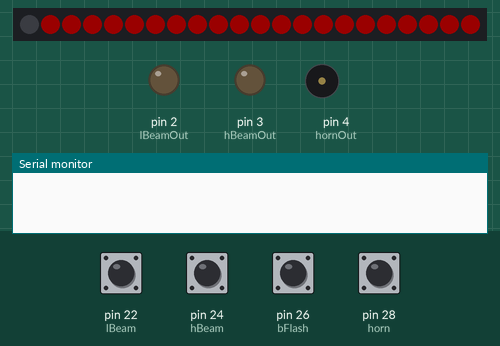
Recording of a program running on a simulated Arduino Mega 2560, built with avr-gcc and run on an emulated ATmega2560. Parts: 22 RGB LEDs in strip order, left to right, output pins drawn as LEDs (lit = HIGH), buzzer (waves = sounding, pin HIGH), the last lines printed to the serial monitor. The inputs (shaded band) are chosen by the test bench; at power-on: pin 22 (lBeam), pin 24 (hBeam), pin 26 (bFlash), pin 28 (horn) HIGH. Dim RGB values are drawn brighter than linear; random numbers use the default seed unless the program sets one.

Above: at 2.4 s.
2.5 s: pin 22 (lBeam) pulled LOW for 0.15 s
At 2.57 s:
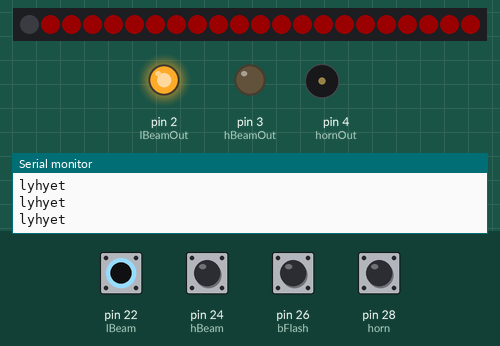
4.1 s: pin 24 (hBeam) pulled LOW for 0.15 s
At 4.17 s:
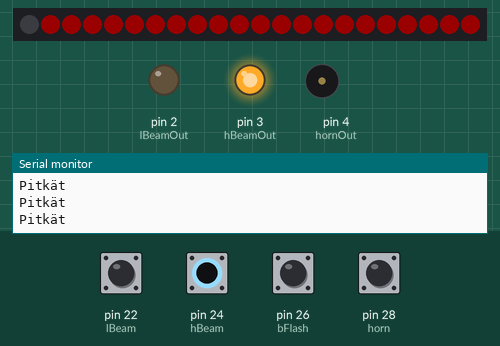
5.7 s: pin 28 (horn) pulled LOW for 0.15 s
At 5.77 s:
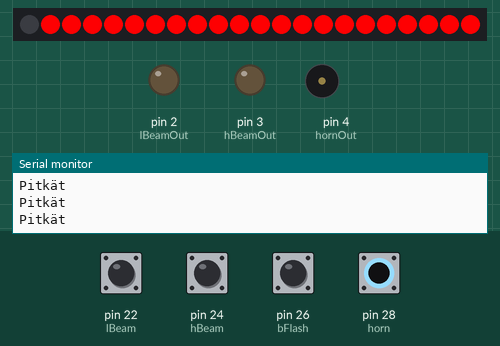
7.3 s: pin 22 (lBeam) driven LOW and pin 24 (hBeam) driven LOW
At 7.94 s:
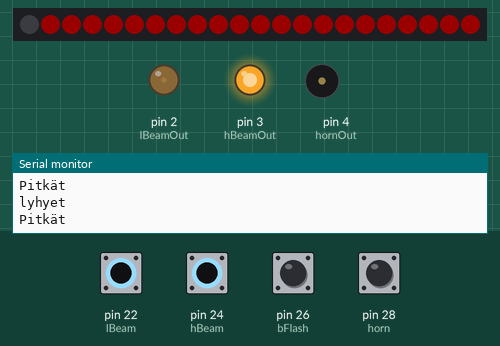
9.0 s: pin 24 (hBeam) driven HIGH
10.5 s: pin 26 (bFlash) pulled LOW for 1 s
At 12.7 s:
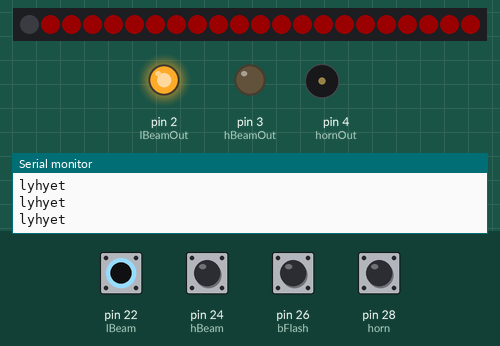
Timing chart, 0 to 14.2 s (numbered marks = the images above; inputs shaded):
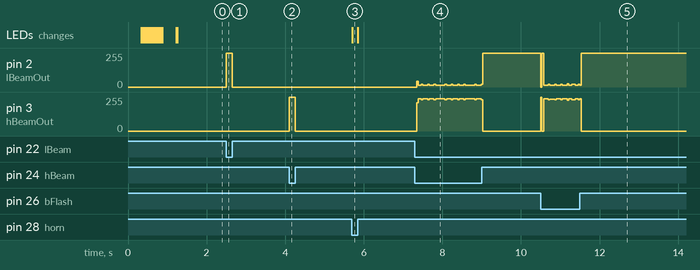

Measured:
- after the input at 2.5 s, pin 2 (lBeamOut): 0/255 → 255/255 at once, → 0/255 0.15 s later
- after the input at 4.1 s, pin 3 (hBeamOut): 0/255 → 255/255 at once, → 0/255 0.15 s later
- after the input at 5.7 s, the LEDs: change at once (image 3)
- after the input at 7.3 s, pin 2 (lBeamOut): 0/255 → 44/255 after 0.05 s, then moves between 14/255 and 44/255, repeating every 0.76 s; pin 3 (hBeamOut): 0/255 → 211/255 after 0.05 s, then moves between 211/255 and 241/255, repeating every 0.76 s

The program:

main.cpp
```cpp
#include <FastLED.h>
#include <Arduino.h>

#define NUM_LEDS 22   //tutustu miksi pitää olla 22 vaikka ledejä on 21??!?!?!?!???
CRGBArray<NUM_LEDS> leds;

/********************************INPUTS********************************************/
#define lBeam 22      //low beam lights input (+yellow / white gnd)
#define hBeam 24      //high beam lights input (+red / white gnd)
#define bFlash 26     //high beam flashing input (+orange / white gnd)
#define horn 28       //horn input (+violet / blue gnd)
#define leftInd 30    //left indicator input (+black / brown gnd)
#define rightInd 32   //right indicator input (+green / brown gnd)
#define breakLight 34 //break light input

const int numOfInputs = 7;
int inputPins[] = {22, 24, 26, 28, 30, 32, 34};

/*********************************OUTPUTS******************************************/

const int lBeamOut = 2; //low beam lights output
const int hBeamOut = 3; //high beam lights output
const int hornOut = 4;  //horn output

/**********************************VARIABLES**************************************/

unsigned char interval = 100; //Desired wait time in seconds (as millis)
unsigned char fade = 100;     //bigger number means faster fade
unsigned char indPixL = 46;  // defines left indicators first led on string
unsigned char indPixR = 16;  // defines right indicators first led on string

//-----------------------------------------Left Indicator-----------------------------------------------//

void indicatorLeft()
{
  if (digitalRead(leftInd) == LOW)
  {

    EVERY_N_MILLISECONDS(interval)
    {
      // fade everything out
      for (int i = 15; i < NUM_LEDS; i++)
      {
        leds[i].fadeToBlackBy(fade);
      }
      // let's set an led value
      leds[indPixL] = CHSV(23, 255, 255);
      //leds[indPixL + 1] = CHSV(23, 255, 255);
      //leds[indPixL + 2] = CHSV(23, 255, 255);
      FastLED.show();
      indPixL++;

      if (indPixL >= NUM_LEDS)
      {
        indPixL = 15;
      }
    }
  }
  if (digitalRead(leftInd) == HIGH)
  {

    fill_solid((&leds[14]), 7, CHSV(255, 255, 80));
    FastLED.show();
    indPixL = 15;
  }
}
//------------------------------------------Right Indicator-----------------------------------------------//
void indicatorRight()
{

  if (digitalRead(rightInd) == LOW)
  {

    EVERY_N_MILLISECONDS(interval)
    {
      for (int i = 7; i > 0; i--)
      {
        leds[i].fadeToBlackBy(fade);
      }
      // let's set an led value
      leds[indPixR] = CHSV(23, 255, 255);
      //leds[indPixR - 1] = CHSV(23, 255, 255);
      //leds[indPixR - 2] = CHSV(23, 255, 255);
      FastLED.show();
      indPixR--;
      if (indPixR <= 1)
      {
        indPixR = 7;
      }
    }
  }
  if (digitalRead(rightInd) == HIGH)
  {
    fill_solid((&leds[0]), 7, CHSV(255, 255, 80));
    FastLED.show();
    indPixR = 7;
  }
}
//------------------------------------------break lights-----------------------------------------------//
void Breaklights()
{
  if (digitalRead(horn) == LOW)
  {
    fill_solid((&leds[1]), 21, CHSV(255, 255, 255));
    FastLED.show();
  }
  if (digitalRead(horn) == HIGH)
  {
    fill_solid((&leds[1]), 21, CHSV(255, 255, 80));
    FastLED.show();
  }
}
//------------------------------------------front lights-----------------------------------------------//
void frontlights()
{
  if (digitalRead(bFlash) != digitalRead(hBeam))
  {
    digitalWrite(lBeamOut, LOW);
    digitalWrite(hBeamOut, HIGH);
    Serial.println("Pitkät");
  }
  else
  {
    digitalWrite(hBeamOut, LOW);
  }

  if (digitalRead(lBeam) == LOW)
  {
    Serial.println("lyhyet");
    digitalWrite(lBeamOut, HIGH);
    digitalWrite(hBeamOut, LOW);
  }
  else
  {
    digitalWrite(lBeamOut, LOW);
  }
}

void police()
{
  if (digitalRead(horn) == LOW)
  {

    EVERY_N_MILLISECONDS(interval)
    {
      for (int i = 0; i < 8; i++)
      {
        fill_solid(leds, NUM_LEDS, CHSV(HUE_BLUE, 255, 255));
        FastLED.show();
        FastLED.delay(40);
        fill_solid(leds, NUM_LEDS, CHSV(255, 255, 0));
        FastLED.show();
        FastLED.delay(40);
      }

      for (int i = 0; i < 3; i++)
      {

        for (int i = 0; i < NUM_LEDS * random8(30); i++)
        {
          leds[random8(NUM_LEDS)] = CHSV(HUE_BLUE, 255, 255);
          FastLED.show();
          leds[random8(NUM_LEDS - 1)] = CHSV(HUE_RED, 255, 0);
          FastLED.show();
        }

        for (int i = 0; i < 1; i++)
        {

          for (int i = 0; i < NUM_LEDS / 2; i++)
          {
            // fade everything out
            leds.fadeToBlackBy(20);

            // let's set an led value
            leds[i] = CHSV(HUE_BLUE, 255, 255);

            // now, let's first 20 leds to the top 20 leds,
            leds(NUM_LEDS / 2, NUM_LEDS - 1) = leds(NUM_LEDS / 2 - 1, 0);
            FastLED.delay(5);
          }
          for (int i = NUM_LEDS; i > NUM_LEDS / 2; i--)
          {
            // fade everything out
            leds.fadeToBlackBy(20);
          }
        }
      }
    }
  }
}
void epilepsy()
{
  if (digitalRead(horn) == LOW)
  {

    EVERY_N_MILLISECONDS(interval)
    {

      for (int i = 0; i < 3; i++)
      {

        for (int i = 0; i < NUM_LEDS * random8(30); i++)
        {
          leds[random8(NUM_LEDS)] = CHSV(random8(255), 255, 255);
          FastLED.show();
          leds[random8(NUM_LEDS - 1)] = CHSV(HUE_RED, 255, 0);
          FastLED.show();
        }

          for (int i = 0; i < NUM_LEDS / 2; i++)
          {
            // fade everything out
            leds.fadeToBlackBy(20);

            // let's set an led value
            leds[i] = CHSV(random8(255), 255, 255);

            // now, let's first 20 leds to the top 20 leds,
            leds(NUM_LEDS / 2, NUM_LEDS - 1) = leds(NUM_LEDS / 2 - 1, 0);
            FastLED.delay(5);
          }
          for (int i = NUM_LEDS; i > NUM_LEDS / 2; i--)
          {
            // fade everything out
            leds.fadeToBlackBy(20);
          }

      }
    }
  }
}
//------------------------------------------SETUP-----------------------------------------------//
void setup()
{

  FastLED.addLeds<NEOPIXEL, 50>(leds, NUM_LEDS);
  fill_solid((&leds[1]), 21, CHSV(255, 255, 80));
FastLED.show();

  for (int i = 0; i < numOfInputs; i++)
  {
    pinMode(inputPins[i], INPUT_PULLUP);
  }

  pinMode(lBeamOut, OUTPUT);
  pinMode(hBeamOut, OUTPUT);
  pinMode(hornOut, OUTPUT);
  Serial.begin(9600);

    //static uint8_t hue;
    for (int i = 0; i < NUM_LEDS / 2; i++)
    {
      // fade everything out
      leds.fadeToBlackBy(80);

      // let's set an led value
      leds[i] = CHSV(255, 255, 160);

      // now, let's first 20 leds to the top 20 leds,
      leds(NUM_LEDS / 2, NUM_LEDS - 1) = leds(NUM_LEDS / 2 - 1, 0);
      FastLED.delay(33);
    }


    for (int i = NUM_LEDS; i > NUM_LEDS / 2; i--)
    {
      // fade everything out
      leds.fadeToBlackBy(60);
      FastLED.delay(50);
    }


      for (int i = NUM_LEDS/2; i > 0; i--)
    {
      // let's set an led value
      leds[i] = CHSV(255, 255, 80);

      // now, let's first 20 leds to the top 20 leds,
      leds(NUM_LEDS / 2, NUM_LEDS - 1) = leds(NUM_LEDS / 2 - 1, 0);
      FastLED.delay(30);
    }


  Serial.begin(9600);
}

void loop()
{

  //indicatorLeft();
  //indicatorRight();
  Breaklights();
  frontlights();
 //police();
  //epilepsy();
}
```
